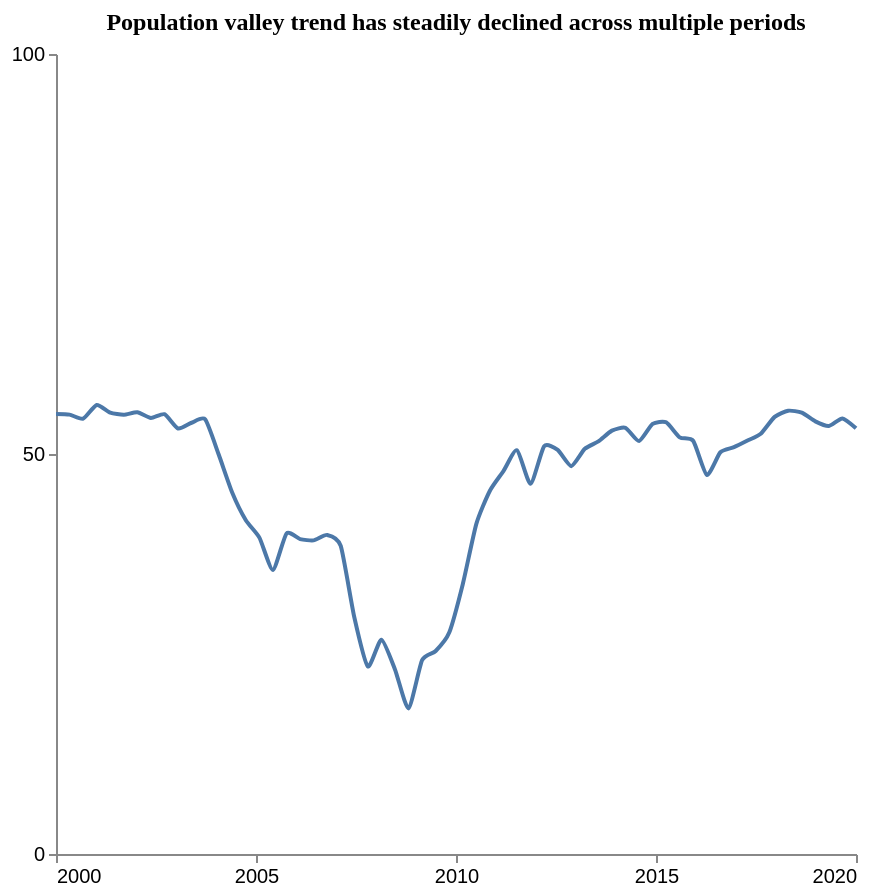

Here is the Vega-Lite specification saved for this chart:
### Vega-Lite specification from a JSON file in a GitHub repository (floating-point values rounded to 4 significant figures)
{"$schema": "https://vega.github.io/schema/vega-lite/v5.json", "description": "Pattern: Valley", "data": {"values": [{"X": 2000.0, "Y": 55.0}, {"X": 2000.0, "Y": 54.92}, {"X": 2001.0, "Y": 54.42}, {"X": 2001.0, "Y": 56.13}, {"X": 2001.0, "Y": 55.17}, {"X": 2002.0, "Y": 54.91}, {"X": 2002.0, "Y": 55.22}, {"X": 2002.0, "Y": 54.5}, {"X": 2003.0, "Y": 54.97}, {"X": 2003.0, "Y": 53.19}, {"X": 2003.0, "Y": 53.91}, {"X": 2004.0, "Y": 54.34}, {"X": 2004.0, "Y": 49.93}, {"X": 2004.0, "Y": 45.15}, {"X": 2005.0, "Y": 41.72}, {"X": 2005.0, "Y": 39.54}, {"X": 2005.0, "Y": 35.51}, {"X": 2006.0, "Y": 40.07}, {"X": 2006.0, "Y": 39.37}, {"X": 2006.0, "Y": 39.2}, {"X": 2007.0, "Y": 39.88}, {"X": 2007.0, "Y": 38.5}, {"X": 2007.0, "Y": 29.6}, {"X": 2008.0, "Y": 23.46}, {"X": 2008.0, "Y": 26.79}, {"X": 2008.0, "Y": 23.07}, {"X": 2009.0, "Y": 18.2}, {"X": 2009.0, "Y": 24.22}, {"X": 2009.0, "Y": 25.37}, {"X": 2010.0, "Y": 27.68}, {"X": 2010.0, "Y": 33.73}, {"X": 2011.0, "Y": 41.27}, {"X": 2011.0, "Y": 45.41}, {"X": 2011.0, "Y": 47.87}, {"X": 2012.0, "Y": 50.48}, {"X": 2012.0, "Y": 46.27}, {"X": 2012.0, "Y": 50.97}, {"X": 2013.0, "Y": 50.51}, {"X": 2013.0, "Y": 48.48}, {"X": 2013.0, "Y": 50.65}, {"X": 2014.0, "Y": 51.57}, {"X": 2014.0, "Y": 52.92}, {"X": 2014.0, "Y": 53.27}, {"X": 2015.0, "Y": 51.62}, {"X": 2015.0, "Y": 53.76}, {"X": 2015.0, "Y": 53.96}, {"X": 2016.0, "Y": 52.08}, {"X": 2016.0, "Y": 51.63}, {"X": 2016.0, "Y": 47.38}, {"X": 2017.0, "Y": 50.22}, {"X": 2017.0, "Y": 50.85}, {"X": 2017.0, "Y": 51.68}, {"X": 2018.0, "Y": 52.57}, {"X": 2018.0, "Y": 54.64}, {"X": 2018.0, "Y": 55.41}, {"X": 2019.0, "Y": 55.17}, {"X": 2019.0, "Y": 54.08}, {"X": 2019.0, "Y": 53.5}, {"X": 2020.0, "Y": 54.44}, {"X": 2020.0, "Y": 53.21}]}, "mark": {"type": "line", "interpolate": "cardinal", "tension": 0.4}, "encoding": {"x": {"field": "X", "type": "quantitative", "title": "", "axis": {"grid": false, "format": "d", "values": [2000, 2005, 2010, 2015, 2020], "tickSize": 4}, "scale": {"domain": [2000, 2020]}}, "y": {"field": "Y", "type": "quantitative", "title": "", "axis": {"grid": false, "format": "d", "values": [0, 50, 100], "tickSize": 4, "tickOpacity": 1}, "scale": {"domain": [0, 100]}}}, "title": {"text": "Population valley trend has steadily declined across multiple periods", "anchor": "middle", "font": "Tahoma", "fontSize": 12}, "config": {"lineBreak": "^", "view": {"stroke": null}}, "height": 400, "width": 400, "autosize": "pad"}
